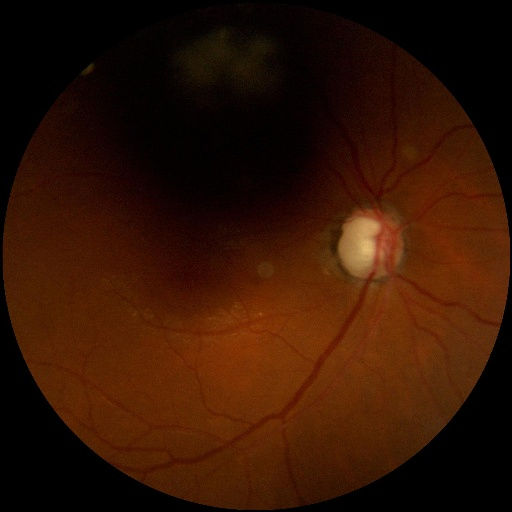
#> input picture Gallegos_Mora_Nieto_Ramirez_code/Datos/Imágenes/PruebaFINAL/1209_right.jpg, 512 x 512 px
$ python -i main.py   (imports and definitions only)
#> lines starting #> are read from the running program, lines starting #| are printed output that depends on the picture; after the words box and inside, x2 and y2 are one past the last pixel; in counts of white or black regions, pixels touching at a corner belong together
#> further down, picture is the input picture: shape (512, 512, 3); mean B, G, R 3.5, 20.1, 51.2
#Análisis y procesamiento de imágenes: Proyecto Final Clasificación de fondos oculares para el diagnóstico de enfermedades
#Pamela Ramírez González            #Código: 201822262
#Manuel Gallegos Bustamante         #Código: 201719942
#Sabina Nieto Ramón                 #Código: 201820051
#Nicolás Mora Carrizosa             #Código: 201821509

##Se importan librerías que se utilizarán para el desarrollo del proyecto
from sklearn import ensemble
import argparse
from skimage.feature import hog
import pickle
import skimage.color as color
from tqdm import tqdm
import time
import skimage.transform as transfo
import sklearn.metrics as sk
import cv2
from sklearn import svm
import skimage.io as io
import os
import glob
import numpy as np
from skimage import img_as_float

# [37 lines left out: function charge_imgs, not called in this run]

def crop_image(image):
    """
    Se realiza el preprocesamiento de la imagen y el cálculo de su descriptor
    :param image: matriz de la imagen a preprocesar
    :return: descriptor de la imagen
    """
    bin_image = image[:, :, 0] # se extrae el canal r de la imagen
    umbral=6 # umbral arbitrario para el cálculo de la máscara binaria
    bin_image=bin_image>umbral # binarización del canal r con el umbral arbitrario
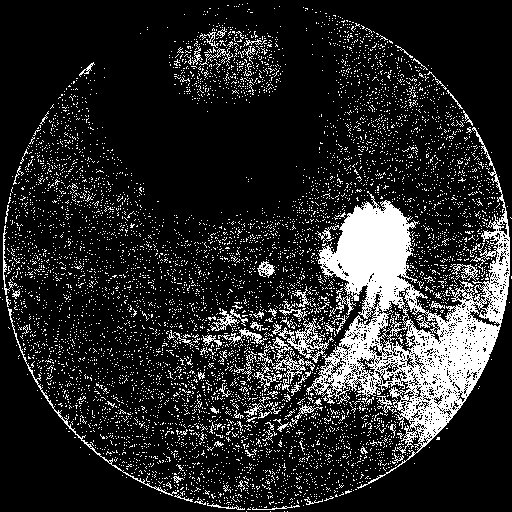
#> bin_image: shape (512, 512) bool; 15.7% white; 6949 white regions (6857 under 20 px), largest, box (x1, y1, x2, y2) and area: (306, 127, 510, 489) 20564, (272, 318, 334, 363) 677, (8, 308, 179, 496) 520
    ancho,largo=len(bin_image),len(bin_image[0]) # dimensiones de la máscara binaria
#> ancho = 512; largo = 512
    recortada=image.copy() # copia de la imagen para recortarla
    recortada[:,:,0],recortada[:,:,1],recortada[:,:,2]=recortada[:,:,0]*bin_image,recortada[:,:,1]*bin_image,recortada[:,:,2]*bin_image # se obtiene el ojo con el fondo negro al multiplicar cada canal por la máscara binaria
    mitad_arriba, mitad_abajo = bin_image[:ancho // 2, :], bin_image[ancho // 2:, :] # variables para hallar la cantidad de ceros a cada uno de los extremos
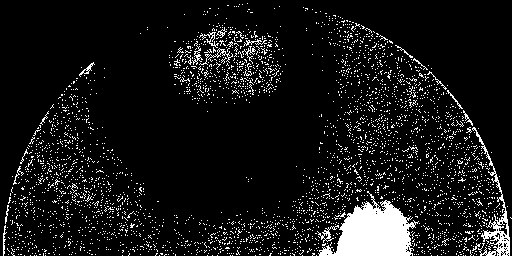
#> mitad_arriba: shape (256, 512) bool; 8.9% white; 3256 white regions (3232 under 20 px), largest, box (x1, y1, x2, y2) and area: (318, 191, 419, 256) 3449, (472, 127, 510, 256) 831, (199, 48, 233, 65) 104
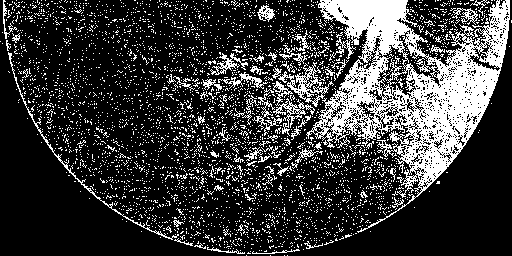
#> mitad_abajo: shape (256, 512) bool; 22.5% white; 3710 white regions (3638 under 20 px), largest, box (x1, y1, x2, y2) and area: (306, 0, 510, 233) 16222, (272, 62, 334, 107) 677, (8, 52, 179, 240) 520
    sobrantes_arriba, sobrantes_abajo = (len(mitad_arriba) - np.count_nonzero(np.count_nonzero(mitad_arriba, axis=1))), (len(mitad_abajo) - np.count_nonzero(np.count_nonzero(mitad_abajo, axis=1)))
#> sobrantes_arriba = 4; sobrantes_abajo = 1
    mitad_izq, mitad_der = bin_image[:, :largo // 2], bin_image[:, largo // 2:]
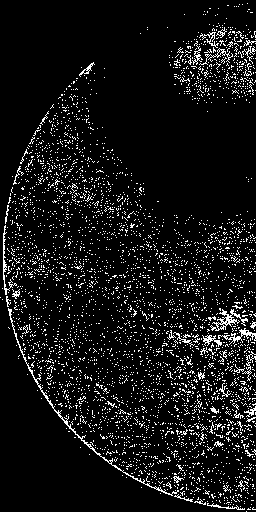
#> mitad_izq: shape (512, 256) bool; 8.1% white in thin lines or dots
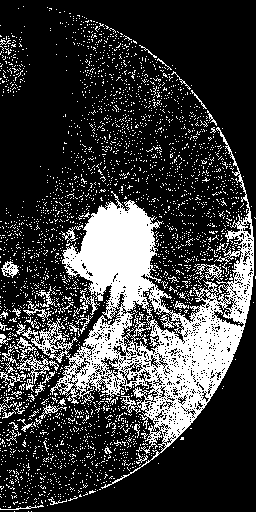
#> mitad_der: shape (512, 256) bool; 23.3% white; 3083 white regions (3031 under 20 px), largest, box (x1, y1, x2, y2) and area: (50, 127, 254, 489) 20564, (16, 318, 78, 363) 677, (17, 337, 59, 392) 494
    sobrantes_izq, sobrantes_der = (len(mitad_izq[0]) - np.count_nonzero(np.count_nonzero(mitad_izq, axis=0))), (len(mitad_der[0]) - np.count_nonzero(np.count_nonzero(mitad_der, axis=0)))
#> sobrantes_izq = 1; sobrantes_der = 0
    if sobrantes_der != 0: #condicionales para recorte de la imagen de manera de que se enfoque el ojo
        recortada = recortada[:, :-sobrantes_der]
    if sobrantes_izq != 0:
        recortada = recortada[:, sobrantes_izq:]
#> recortada: shape (512, 511, 3)
    if sobrantes_abajo != 0:
        recortada = recortada[:-sobrantes_abajo, :]
#> recortada: shape (511, 511, 3)
    if sobrantes_arriba != 0:
        recortada = recortada[sobrantes_arriba:, :]
#> recortada: shape (507, 511, 3)

    #PREPROCESAMIENTO HOG
    # 1. tomar la imagen recortada previamente y sacar el 50% del nivel de gris
    #       1.1 Aplicar un filtro Gaussiano con kernel 63x63 y sigma=150
    #       1.2 Restar el filtrado Gaussiano a la imagen original y sumarle el 50% de la intensidad
    # 2. realizar un resize de las imágenes de manera de que queden de 512x512
    # 3. Realizar una apertura de la imagen con un kernel de elipse de 7x7
    k_size = 63
    sigma = 150
    porcentaje_gris = round(256 * 0.5)
    filtradoGauss = cv2.GaussianBlur(recortada, (k_size, k_size), sigma)
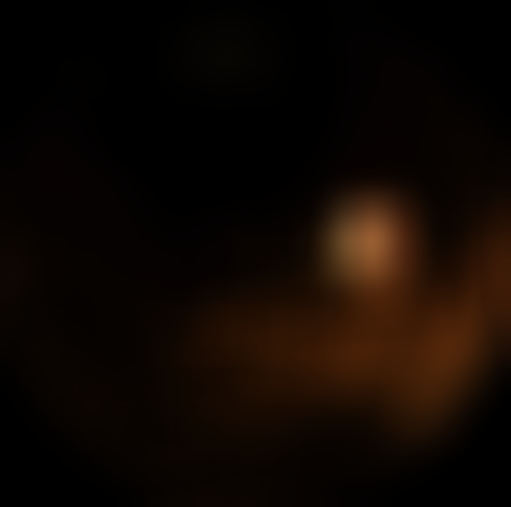
#> filtradoGauss: shape (507, 511, 3); mean B, G, R 2.2, 7.2, 15.3
    resta_medioloc = (recortada - filtradoGauss) + porcentaje_gris

    preprocesada = transfo.resize(resta_medioloc, (512, 512))

    kernel = cv2.getStructuringElement(cv2.MORPH_ELLIPSE, ksize=(7, 7))
    preprocesada = cv2.morphologyEx(preprocesada, cv2.MORPH_OPEN, kernel)
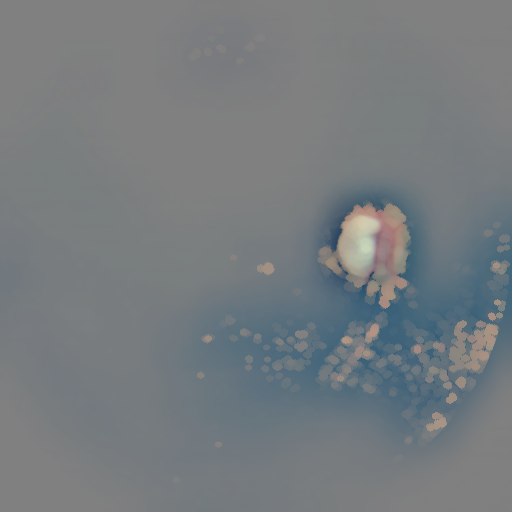
#> preprocesada: shape (512, 512, 3) float64; mean B, G, R 0.498, 0.485, 0.464

    #MODELO HOG
    # Hallar el descriptor de HOG con 30 pixels per cell y una distancia para realizar el histograma de L2-Hys
    pixels_per_cell2=30
    norm_block="L2-Hys"
#> (the run stopped early here; a loop or call above may not have finished)

$ run again, on Gallegos_Mora_Nieto_Ramirez_code/Datos/Imágenes/PruebaFINAL/1351_left.jpg
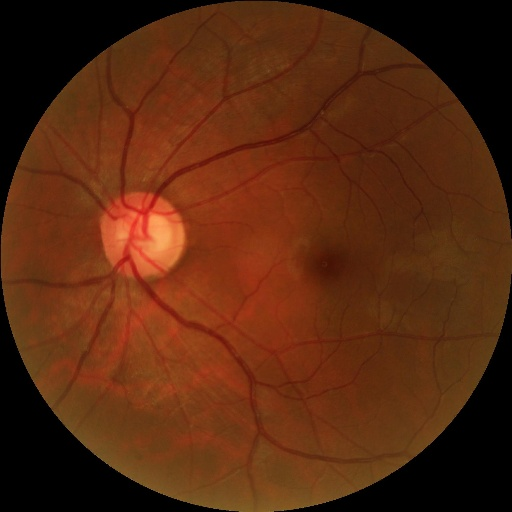
#> input picture Gallegos_Mora_Nieto_Ramirez_code/Datos/Imágenes/PruebaFINAL/1351_left.jpg, 512 x 512 px
#> picture is the input picture: shape (512, 512, 3); mean B, G, R 15.7, 40.7, 87.8
#> in crop_image, `bin_image=bin_image>umbral`:
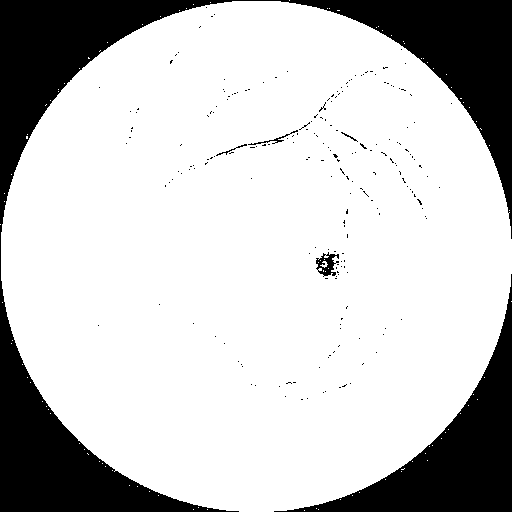
#> bin_image: shape (512, 512) bool; 78.1% white; 209 black regions (203 under 20 px), largest, box (x1, y1, x2, y2) and area: (0, 0, 512, 512) 42417, (274, 274, 512, 512) 13932, (316, 252, 339, 277) 291, (248, 130, 298, 145) 95, (216, 144, 247, 156) 49, (341, 132, 358, 142) 29
#> ancho = 512
#> recortada: shape (512, 512, 3); 4.59% of pixels changed, all inside (x1, y1, x2, y2) = (0, 0, 512, 512)
#> mitad_arriba: shape (256, 512) bool; 77.9% white; 160 black regions (155 under 20 px), largest, box (x1, y1, x2, y2) and area: (0, 0, 512, 256) 28335, (248, 130, 298, 145) 95, (216, 144, 247, 156) 49, (323, 252, 339, 256) 30, (341, 132, 358, 142) 29
#> mitad_abajo: shape (256, 512) bool; 78.4% white; 52 black regions (49 under 20 px), largest, box (x1, y1, x2, y2) and area: (0, 0, 239, 256) 14082, (274, 18, 512, 256) 13932, (316, 0, 339, 21) 256
#> sobrantes_arriba = 0
#> mitad_izq: shape (512, 256) bool; 78.3% white; 59 black regions (57 under 20 px), largest, box (x1, y1, x2, y2) and area: (0, 0, 256, 512) 28325, (216, 144, 247, 156) 49
#> mitad_der: shape (512, 256) bool; 78% white; 152 black regions (147 under 20 px), largest, box (x1, y1, x2, y2) and area: (0, 0, 256, 239) 14092, (18, 274, 256, 512) 13932, (60, 252, 83, 277) 291, (0, 130, 42, 144) 84, (85, 132, 102, 142) 29
#> in crop_image, `resta_medioloc = (recortada - filtradoGauss) + porcentaje_gris`:
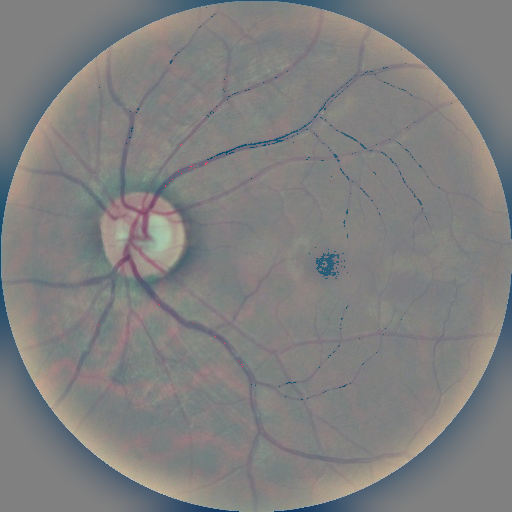
#> resta_medioloc: shape (512, 512, 3); mean B, G, R 128, 127.9, 127.9

$ run again, on Gallegos_Mora_Nieto_Ramirez_code/Datos/Imágenes/PruebaFINAL/1353_left.jpg
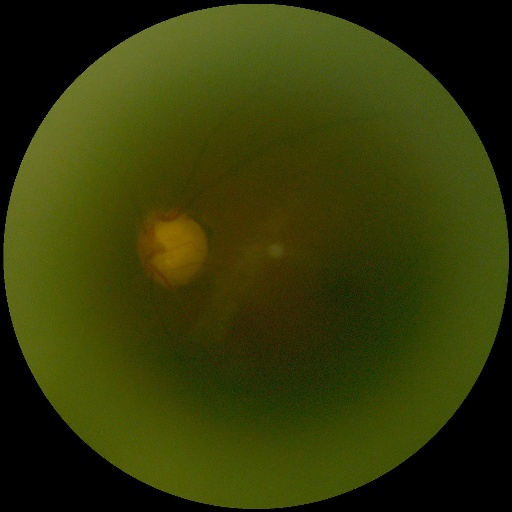
#> input picture Gallegos_Mora_Nieto_Ramirez_code/Datos/Imágenes/PruebaFINAL/1353_left.jpg, 512 x 512 px
#> picture is the input picture: shape (512, 512, 3); mean B, G, R 7.5, 56.7, 51.7
#> in crop_image, `bin_image=bin_image>umbral`:
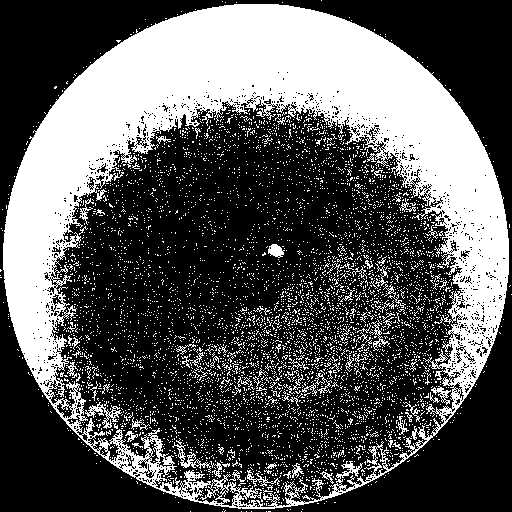
#> bin_image: shape (512, 512) bool; 34.3% white; 5640 white regions (5558 under 20 px), largest, box (x1, y1, x2, y2) and area: (3, 4, 509, 509) 73820, (85, 402, 122, 429) 295, (172, 438, 211, 473) 251
#> ancho = 512
#> mitad_arriba: shape (256, 512) bool; 46.2% white; 1712 white regions (1699 under 20 px), largest, box (x1, y1, x2, y2) and area: (3, 4, 509, 256) 56754, (268, 244, 285, 256) 144, (79, 198, 94, 225) 101
#> mitad_abajo: shape (256, 512) bool; 22.3% white; 3946 white regions (3876 under 20 px), largest, box (x1, y1, x2, y2) and area: (3, 0, 509, 253) 17058, (85, 146, 122, 173) 295, (172, 182, 211, 217) 251
#> sobrantes_arriba = 1; sobrantes_abajo = 0
#> mitad_izq: shape (512, 256) bool; 33.6% white; 2360 white regions (2329 under 20 px), largest, box (x1, y1, x2, y2) and area: (3, 4, 256, 509) 37890, (85, 402, 122, 429) 295, (172, 438, 211, 473) 251
#> mitad_der: shape (512, 256) bool; 34.9% white; 3294 white regions (3242 under 20 px), largest, box (x1, y1, x2, y2) and area: (0, 4, 253, 509) 35892, (12, 244, 29, 258) 152, (113, 319, 134, 351) 141
#> in crop_image, `preprocesada = cv2.morphologyEx(preprocesada, cv2.MORPH_OPEN, kernel)`:
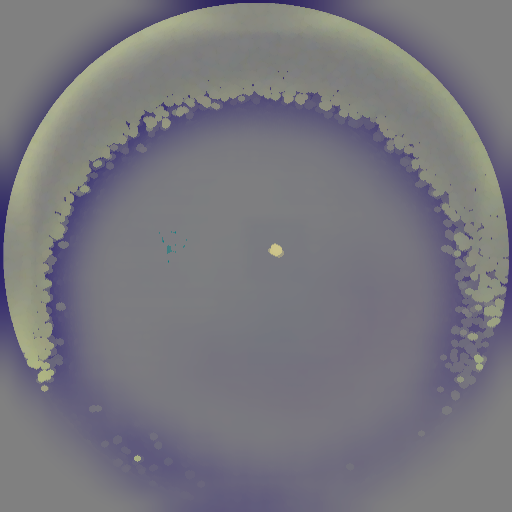
#> preprocesada: shape (512, 512, 3) float64; mean B, G, R 0.495, 0.467, 0.47

$ run again, on Gallegos_Mora_Nieto_Ramirez_code/Datos/Imágenes/PruebaFINAL/1478_right.jpg
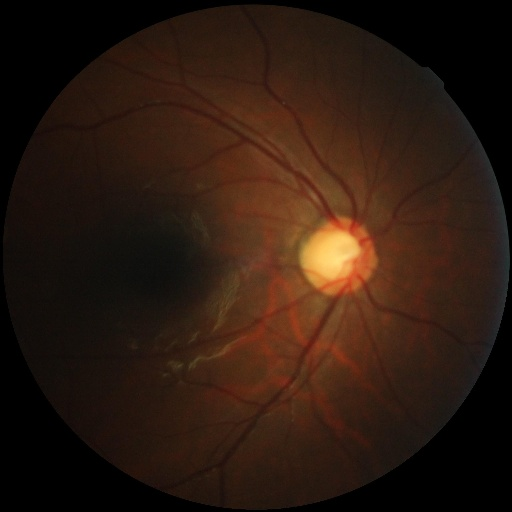
#> input picture Gallegos_Mora_Nieto_Ramirez_code/Datos/Imágenes/PruebaFINAL/1478_right.jpg, 512 x 512 px
#> picture is the input picture: shape (512, 512, 3); mean B, G, R 15.9, 26.3, 44.6
#> ancho = 512
#> mitad_arriba: shape (256, 512) bool; 76.6% white; 10 black regions (9 under 20 px), largest, box (x1, y1, x2, y2) and area: (0, 0, 512, 256) 30667
#> mitad_abajo: shape (256, 512) bool; 77% white; 20 black regions (19 under 20 px), largest, box (x1, y1, x2, y2) and area: (0, 0, 512, 256) 30111
#> sobrantes_arriba = 4; sobrantes_abajo = 2
#> mitad_izq: shape (512, 256) bool; 76.9% white; 29 black regions (28 under 20 px), largest, box (x1, y1, x2, y2) and area: (0, 0, 256, 512) 30243
#> mitad_der: shape (512, 256) bool; 76.7% white; 1 black region, box (x1, y1, x2, y2) and area: (0, 0, 256, 512) 30535
#> sobrantes_izq = 3; sobrantes_der = 2
#> in crop_image, `resta_medioloc = (recortada - filtradoGauss) + porcentaje_gris`:
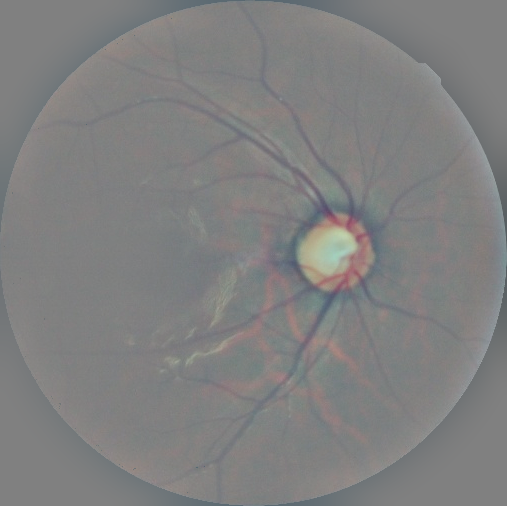
#> resta_medioloc: shape (506, 507, 3); mean B, G, R 128, 128, 128
